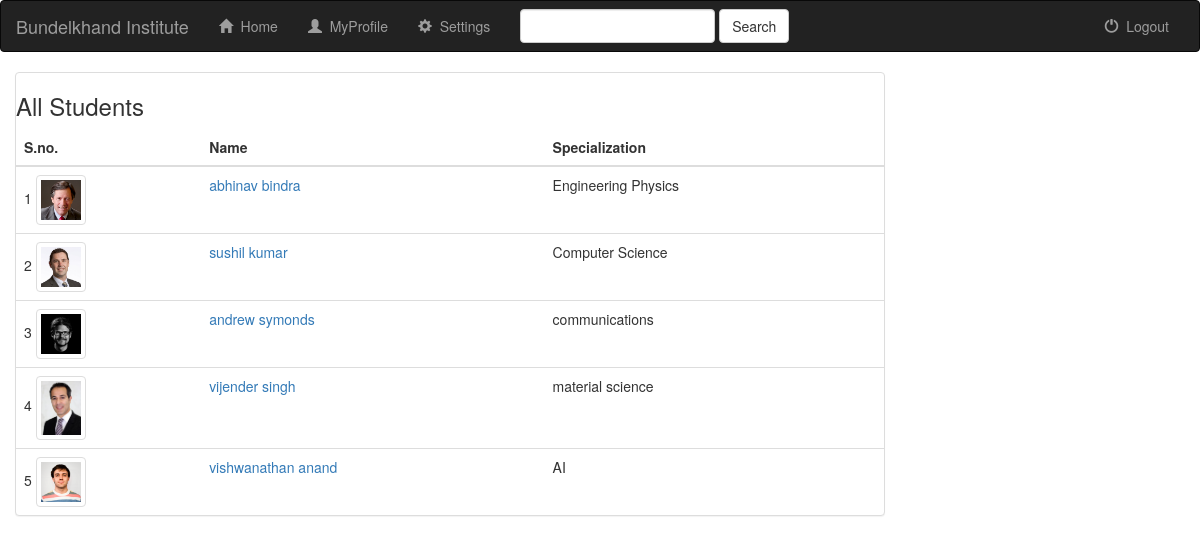
The page /list/faculty on the database its author committed.
### SIS/models.py (models this page shows, shortened)
class Faculty(models.Model):
    user=models.OneToOneField(User,on_delete=models.CASCADE,null=True)
    photo=models.FileField()
    specialization=models.CharField(max_length=100)

### SIS/views.py (the view)
# urls.py: url(r'^list/faculty$', FacultyList.as_view(), name='facultylist'),
class FacultyList(ListView):
    template_name='list.html'
    context_object_name = 'student'
    def get_queryset(self):
        return Faculty.objects.all()

### Templates/list.html (shortened to what this page needs)
{% extends 'base.html' %}
{% load staticfiles %}
{% block body %}
      <div class="col-sm-8 col-md-9">
            <div class="panel panel-default">
                    <h3>All Students</h3>
                    <table class="table">
                        <thead>
                        <tr>
							<th>S.no.</th>
                            <th>Name</th>
                            <th>
                                {% if student.0.DOB %}
                                    Branch
                                 {% else %}
                                    Specialization
                                {% endif %}
                            </th>
                        </tr>
                        </thead>
                        <tbody>
                        {% for stu in student %}
                            <tr>
								<td>
                                   {{ forloop.counter }} {%if stu.photo %} <img src="{{ stu.photo.url }}" class="img-thumbnail" width="50px" height="50px"> {% endif%}
                                </td>
                                <td> <a target="_blank" href="{% url 'detail' stu.user.username %}"> {{ stu.user.first_name }} {{ stu.user.last_name }} </a> </td>
                                <td>
                                 {% if stu.DOB %}
                                   {{ stu.branch }}
                                     {% else %}
                                    {{ stu.specialization }}
                                 {% endif %}
                                </td>
                            </tr>
                        {% endfor %}
                        </tbody>
                    </table>
                </div>
            </div>
{% endblock %}

### rows shown on the page
Faculty: photo (picture), user.first_name "abhinav", user.last_name "bindra", specialization "Engineering Physics"
Faculty: photo (picture), user.first_name "sushil", user.last_name "kumar", specialization "Computer Science"
Faculty: photo (picture), user.first_name "andrew", user.last_name "symonds", specialization "communications"
Faculty: photo (picture), user.first_name "vijender", user.last_name "singh", specialization "material science"
Faculty: photo (picture), user.first_name "vishwanathan", user.last_name "anand", specialization "AI"
